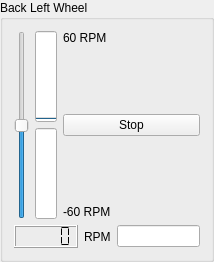
        <widget class="QGroupBox" name="groupBox_5">
         <property name="geometry">
          <rect>
           <x>9</x>
           <y>174</y>
           <width>214</width>
           <height>158</height>
          </rect>
         </property>
         <property name="sizePolicy">
          <sizepolicy hsizetype="Preferred" vsizetype="Preferred">
           <horstretch>1</horstretch>
           <verstretch>1</verstretch>
          </sizepolicy>
         </property>
         <property name="focusPolicy">
          <enum>Qt::NoFocus</enum>
         </property>
         <property name="title">
          <string>Back Left Wheel</string>
         </property>
         <layout class="QVBoxLayout" name="verticalLayout_25">
          <item>
           <layout class="QHBoxLayout" name="horizontalLayout_24">
            <item>
             <widget class="QSlider" name="slider_BackLeftWheel">
              <property name="focusPolicy">
               <enum>Qt::NoFocus</enum>
              </property>
              <property name="minimum">
               <number>-100</number>
              </property>
              <property name="maximum">
               <number>100</number>
              </property>
              <property name="value">
               <number>0</number>
              </property>
              <property name="orientation">
               <enum>Qt::Vertical</enum>
              </property>
             </widget>
            </item>
            <item>
             <layout class="QVBoxLayout" name="verticalLayout_26">
              <item>
               <widget class="QProgressBar" name="progressBar_BackLeftWheelForwards">
                <property name="focusPolicy">
                 <enum>Qt::NoFocus</enum>
                </property>
                <property name="layoutDirection">
                 <enum>Qt::LeftToRight</enum>
                </property>
                <property name="value">
                 <number>0</number>
                </property>
                <property name="textVisible">
                 <bool>true</bool>
                </property>
                <property name="orientation">
                 <enum>Qt::Vertical</enum>
                </property>
                <property name="textDirection">
                 <enum>QProgressBar::TopToBottom</enum>
                </property>
               </widget>
              </item>
              <item>
               <widget class="QProgressBar" name="progressBar_BackLeftWheelBackwards">
                <property name="focusPolicy">
                 <enum>Qt::NoFocus</enum>
                </property>
                <property name="layoutDirection">
                 <enum>Qt::LeftToRight</enum>
                </property>
                <property name="value">
                 <number>0</number>
                </property>
                <property name="orientation">
                 <enum>Qt::Vertical</enum>
                </property>
                <property name="invertedAppearance">
                 <bool>true</bool>
                </property>
               </widget>
              </item>
             </layout>
            </item>
            <item>
             <layout class="QVBoxLayout" name="verticalLayout_27">
              <item>
               <widget class="QLabel" name="label_23">
                <property name="focusPolicy">
                 <enum>Qt::NoFocus</enum>
                </property>
                <property name="text">
                 <string>60 RPM</string>
                </property>
               </widget>
              </item>
              <item>
               <spacer name="verticalSpacer_12">
                <property name="focusPolicy">
                 <enum>Qt::NoFocus</enum>
                </property>
                <property name="orientation">
                 <enum>Qt::Vertical</enum>
                </property>
                <property name="sizeHint" stdset="0">
                 <size>
                  <width>20</width>
                  <height>40</height>
                 </size>
                </property>
               </spacer>
              </item>
              <item>
               <widget class="QPushButton" name="pushButton_BackLeftWheelStop">
                <property name="focusPolicy">
                 <enum>Qt::NoFocus</enum>
                </property>
                <property name="text">
                 <string>Stop</string>
                </property>
               </widget>
              </item>
              <item>
               <spacer name="verticalSpacer_19">
                <property name="focusPolicy">
                 <enum>Qt::NoFocus</enum>
                </property>
                <property name="orientation">
                 <enum>Qt::Vertical</enum>
                </property>
                <property name="sizeHint" stdset="0">
                 <size>
                  <width>20</width>
                  <height>40</height>
                 </size>
                </property>
               </spacer>
              </item>
              <item>
               <widget class="QLabel" name="label_24">
                <property name="focusPolicy">
                 <enum>Qt::NoFocus</enum>
                </property>
                <property name="text">
                 <string>-60 RPM</string>
                </property>
               </widget>
              </item>
             </layout>
            </item>
           </layout>
          </item>
          <item>
           <layout class="QHBoxLayout" name="horizontalLayout_25">
            <item>
             <widget class="QLCDNumber" name="lcdNumber_BackLeftWheel">
              <property name="focusPolicy">
               <enum>Qt::NoFocus</enum>
              </property>
              <property name="smallDecimalPoint">
               <bool>false</bool>
              </property>
              <property name="segmentStyle">
               <enum>QLCDNumber::Flat</enum>
              </property>
              <property name="value" stdset="0">
               <double>0.000000000000000</double>
              </property>
             </widget>
            </item>
            <item>
             <widget class="QLabel" name="label_25">
              <property name="focusPolicy">
               <enum>Qt::NoFocus</enum>
              </property>
              <property name="text">
               <string>RPM</string>
              </property>
             </widget>
            </item>
            <item>
             <widget class="IntEdit" name="lineEdit_BackLeftWheel"/>
            </item>
           </layout>
          </item>
         </layout>
        </widget>
